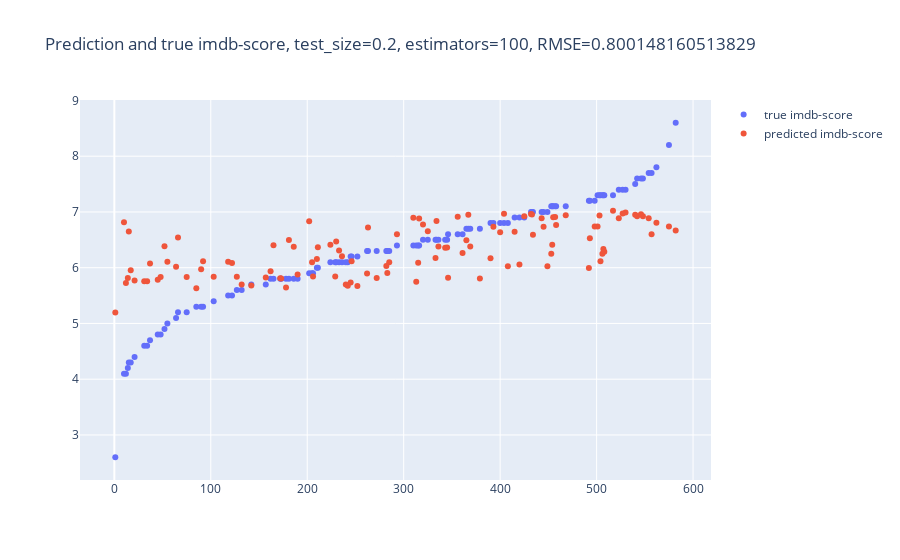

The notebook cell saved with this chart:
### Code cell
fig = go.Figure((go.Scatter(x=y_test.index, y=y_test, mode='markers', name='true imdb-score')))
fig.add_trace(go.Scatter(x=pred_ser.index, y=pred_ser, mode='markers', name='predicted imdb-score'))
fig.update_layout(title=f'Prediction and true imdb-score, test_size=0.2, estimators=100, {RMSE=}')
fig.show()
